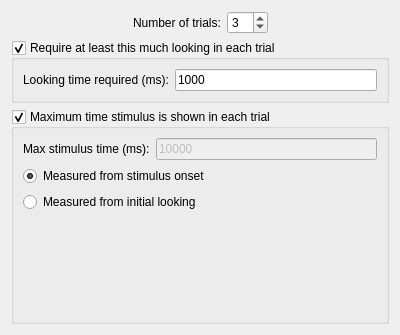
<?xml version="1.0" encoding="UTF-8"?>
<ui version="4.0">
 <class>PhaseWPFamPref</class>
 <widget class="QWizardPage" name="PhaseWPFamPref">
  <property name="geometry">
   <rect>
    <x>0</x>
    <y>0</y>
    <width>400</width>
    <height>335</height>
   </rect>
  </property>
  <property name="windowTitle">
   <string>WizardPage</string>
  </property>
  <property name="title">
   <string>Familiarization/Preference phase</string>
  </property>
  <property name="subTitle">
   <string>Enter details for this phase</string>
  </property>
  <attribute name="pageId">
   <string notr="true">2</string>
  </attribute>
  <layout class="QVBoxLayout" name="verticalLayout_5">
   <item>
    <layout class="QHBoxLayout" name="horizontalLayout">
     <item>
      <spacer name="horizontalSpacer_2">
       <property name="orientation">
        <enum>Qt::Horizontal</enum>
       </property>
       <property name="sizeHint" stdset="0">
        <size>
         <width>40</width>
         <height>20</height>
        </size>
       </property>
      </spacer>
     </item>
     <item>
      <widget class="QLabel" name="label">
       <property name="text">
        <string>Number of trials:</string>
       </property>
      </widget>
     </item>
     <item>
      <widget class="QSpinBox" name="sbNTrials">
       <property name="minimum">
        <number>1</number>
       </property>
       <property name="value">
        <number>3</number>
       </property>
      </widget>
     </item>
     <item>
      <spacer name="horizontalSpacer">
       <property name="orientation">
        <enum>Qt::Horizontal</enum>
       </property>
       <property name="sizeHint" stdset="0">
        <size>
         <width>40</width>
         <height>20</height>
        </size>
       </property>
      </spacer>
     </item>
    </layout>
   </item>
   <item>
    <widget class="QGroupBox" name="gbMinLookingTime">
     <property name="title">
      <string>Require at least this much looking in each trial</string>
     </property>
     <property name="checkable">
      <bool>true</bool>
     </property>
     <layout class="QVBoxLayout" name="verticalLayout">
      <item>
       <layout class="QHBoxLayout" name="horizontalLayout_2">
        <item>
         <widget class="QLabel" name="label_2">
          <property name="text">
           <string>Looking time required (ms):</string>
          </property>
         </widget>
        </item>
        <item>
         <widget class="QLineEdit" name="leMinLookingTime">
          <property name="text">
           <string>1000</string>
          </property>
         </widget>
        </item>
       </layout>
      </item>
     </layout>
    </widget>
   </item>
   <item>
    <widget class="QGroupBox" name="gbMaxStimulusTime">
     <property name="title">
      <string>Maximum time stimulus is shown in each trial</string>
     </property>
     <property name="checkable">
      <bool>true</bool>
     </property>
     <layout class="QVBoxLayout" name="verticalLayout_4">
      <item>
       <layout class="QVBoxLayout" name="verticalLayout_2">
        <item>
         <layout class="QHBoxLayout" name="horizontalLayout_3">
          <item>
           <widget class="QLabel" name="label_3">
            <property name="text">
             <string>Max stimulus time (ms):</string>
            </property>
           </widget>
          </item>
          <item>
           <widget class="QLineEdit" name="leMaxStimulusTime">
            <property name="enabled">
             <bool>false</bool>
            </property>
            <property name="sizePolicy">
             <sizepolicy hsizetype="MinimumExpanding" vsizetype="Fixed">
              <horstretch>0</horstretch>
              <verstretch>0</verstretch>
             </sizepolicy>
            </property>
            <property name="minimumSize">
             <size>
              <width>60</width>
              <height>0</height>
             </size>
            </property>
            <property name="text">
             <string>10000</string>
            </property>
           </widget>
          </item>
         </layout>
        </item>
        <item>
         <layout class="QHBoxLayout" name="horizontalLayout_4">
          <item>
           <layout class="QVBoxLayout" name="verticalLayout_3">
            <item>
             <widget class="QRadioButton" name="rbMeasuredFromStimulusOnset">
              <property name="enabled">
               <bool>true</bool>
              </property>
              <property name="toolTip">
               <string>Stimulus time is measured starting when the stimulus first appears on the screen.</string>
              </property>
              <property name="text">
               <string>Measured from stimulus onset</string>
              </property>
              <property name="checked">
               <bool>true</bool>
              </property>
             </widget>
            </item>
            <item>
             <widget class="QRadioButton" name="rbMeasuredFromInitialLooking">
              <property name="enabled">
               <bool>true</bool>
              </property>
              <property name="toolTip">
               <string>Stimulus time is measured starting when the subject first looks at any stimulus.</string>
              </property>
              <property name="text">
               <string>Measured from initial looking</string>
              </property>
             </widget>
            </item>
           </layout>
          </item>
          <item>
           <spacer name="horizontalSpacer_3">
            <property name="orientation">
             <enum>Qt::Horizontal</enum>
            </property>
            <property name="sizeHint" stdset="0">
             <size>
              <width>40</width>
              <height>20</height>
             </size>
            </property>
           </spacer>
          </item>
         </layout>
        </item>
        <item>
         <spacer name="verticalSpacer">
          <property name="orientation">
           <enum>Qt::Vertical</enum>
          </property>
          <property name="sizeHint" stdset="0">
           <size>
            <width>20</width>
            <height>40</height>
           </size>
          </property>
         </spacer>
        </item>
       </layout>
      </item>
     </layout>
    </widget>
   </item>
  </layout>
 </widget>
 <resources/>
 <connections/>
</ui>
